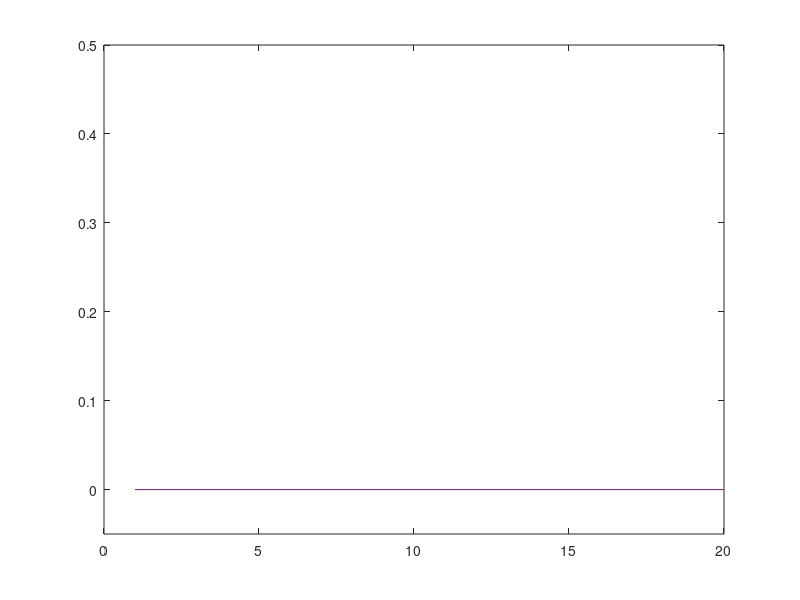

Write MATLAB code to recreate this figure.
% Reach Performance 


%%
sub = {'I096','I107','I110','I111','I112', 'I122', 'I116', 'I117', 'I127', 'I128'};

stroke= [4:5,9:10];
rootpath = 'Z:\M1_stroke\';

% first = [4,3,4,4,3];
% last = [6,6,10,10,10];
% robust_session = {[4,5],[3,4,6],[5,7,8,9,10,13,14],[3,4,5,8,9,10],[5,6,7,9]...
%     [4,6,8],[5:9],[8,10],[7:9],[3,5,6]};

mean_perf_consolidated = [];
success_rate = zeros(length(sub),20);
for s=stroke%4:length(sub)
    s
    blocks = dir(strcat(rootpath,sub{s}));
    for n=3:length(blocks)
      if(startsWith(blocks(n).name,"Day"))
        file = fopen([rootpath, sub{s},'\', blocks(n).name,'\Results\success_rate.txt'],'r');
        if(strlength(blocks(n).name)>4)
            d = str2num(blocks(n).name(4:5))
        else
            d = str2num(blocks(n).name(4))
        end    
        formatSpec = '%f';
        data = fscanf(file,formatSpec);
        success_rate(s,d) = data(3);
        fclose(file);
      end  
    end
end

%%
rootpath = 'Z:\Rohit\BMI_Data\Results\';

save([rootpath, '\Reach_successRate.mat'], 'success_rate');
%%
figure;
plot(success_rate(stroke,:)'); hold on;
ylim([-0.05,0.5]);